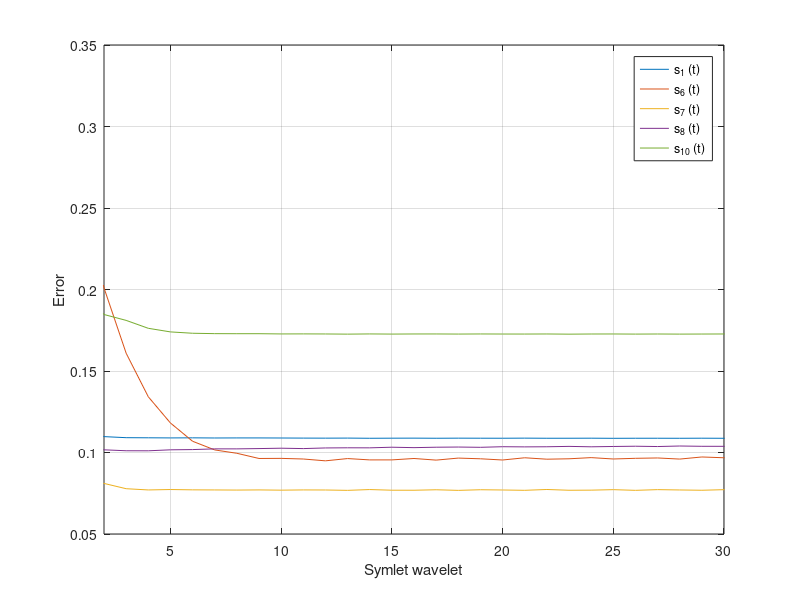

This chart was generated by the following MATLAB code:
clear all;
clc;
close;

cd 'C:\Users\Mauro\Documents\ARTIGOS\Denosing ECG';
addpath('C:\Users\Mauro\Documents\MATLAB\ECG');
addpath('C:\Users\Mauro\Documents\MATLAB\');
addpath('C:\Users\Mauro\Documents\ARTIGOS\Denosing ECG\errors_symlet');

load('errors_s10.mat');
load('errors_s8.mat');
load('errors_s7.mat');
load('errors_s6.mat');
load('errors_s1.mat');

t = 1:length(errors_s10);

figure;
plot(t, errors_s1, t, errors_s6, t, errors_s7, t, errors_s8, t, errors_s10);
grid();
ylabel('Error');
xlabel('Symlet wavelet');
xlim([2,30]);
legend('s_1 (t)','s_6 (t)','s_7 (t)','s_8 (t)','s_{10} (t)');

print('compare_many_symlet', '-dpng', '-r300');
